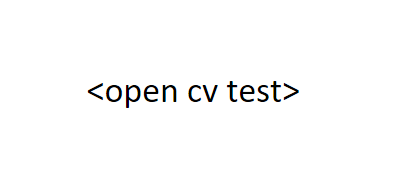
#> input picture opencvtest.png, 404 x 187 px
$ python splitTexts.py
#> lines starting #> are read from the running program, lines starting #| are printed output that depends on the picture; after the words box and inside, x2 and y2 are one past the last pixel; in counts of white or black regions, pixels touching at a corner belong together
import cv2

# Read the image
image_path = 'opencvtest.png'  # Path to the input image file
image = cv2.imread(image_path)
#> image is the input picture: shape (187, 404, 3); mean B, G, R 251.1, 251.1, 251.1

# Convert the image to grayscale
gray = cv2.cvtColor(image, cv2.COLOR_BGR2GRAY)

# Image Thresholding (for emphasizing text regions)
thresh = cv2.threshold(gray, 0, 255, cv2.THRESH_BINARY_INV + cv2.THRESH_OTSU)[1]
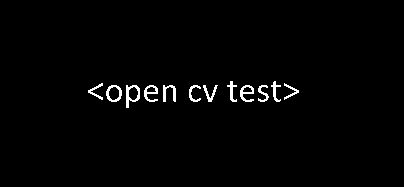
#> thresh: shape (187, 404); 1.5% white in thin lines or dots, all inside (x1, y1, x2, y2) = (88, 81, 299, 108)

# Find contours (detect text regions)
contours, _ = cv2.findContours(thresh, cv2.RETR_EXTERNAL, cv2.CHAIN_APPROX_SIMPLE)
#> contours = 12 contours; largest, box (x1, y1, x2, y2) and area: (126, 85, 140, 108) 199, (106, 85, 122, 102) 196, (240, 85, 254, 102) 116, (144, 85, 158, 102) 114, (163, 85, 176, 102) 70

# Draw rectangles around detected contours
for contour in contours:
    x, y, w, h = cv2.boundingRect(contour)
    cv2.rectangle(image, (x, y), (x + w, y + h), (0, 255, 0), 2)  # Draw rectangles around the contours
#> this loop made 12 passes
#> (x, y, w, h) on passes 1 to 12: (258, 85, 11, 17), (240, 85, 14, 17), (203, 85, 15, 17), (189, 85, 12, 17), (163, 85, 13, 17), (144, 85, 14, 17), (126, 85, 14, 23), (106, 85, 16, 17), (284, 83, 15, 17), (88, 83, 15, 17), (271, 81, 10, 21), (227, 81, 10, 21)
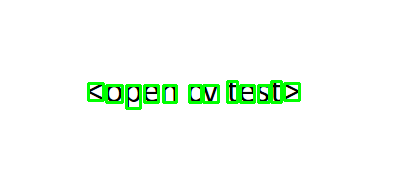
#> image: shape (187, 404, 3); 2.88% of pixels changed, all inside (x1, y1, x2, y2) = (87, 80, 301, 110)

# Display the image with contours
cv2.imshow('Contours', image)
cv2.waitKey(0)
cv2.destroyAllWindows()

$ run again, with hello.png copied over opencvtest.png
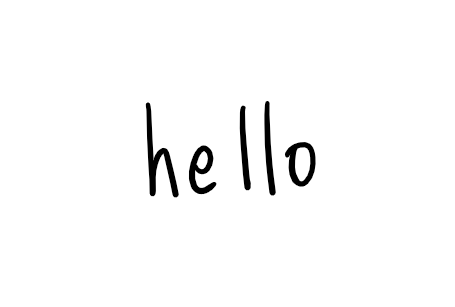
#> input picture hello.png, 455 x 307 px
#> image is the input picture: shape (307, 455, 3); min 0, max 255, mean 249.3
#> `thresh = cv2.threshold(gray, 0, 255, cv2.THRESH_BINARY_INV + cv2.THRES..`:
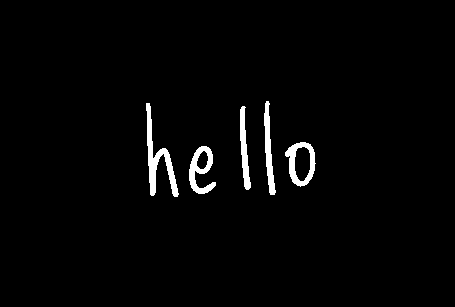
#> thresh: shape (307, 455); 2.2% white; 5 white regions
#> contours = 5 contours; box (x1, y1, x2, y2) and area: (285, 142, 316, 187) 950, (146, 103, 179, 197) 735, (189, 146, 216, 194) 658, (264, 101, 276, 195) 431, (240, 106, 251, 190) 392
#> the loop `for contour in contours:` made 5 passes
#> (x, y, w, h) on passes 1 to 5: (189, 146, 27, 48), (285, 142, 31, 45), (240, 106, 11, 84), (146, 103, 33, 94), (264, 101, 12, 94)
#> after the loop `for contour in contours:`:
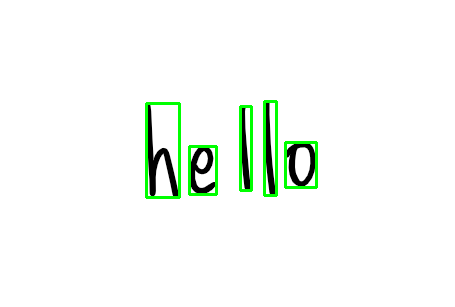
#> image: shape (307, 455, 3); 2.04% of pixels changed, all inside (x1, y1, x2, y2) = (145, 100, 318, 199)
